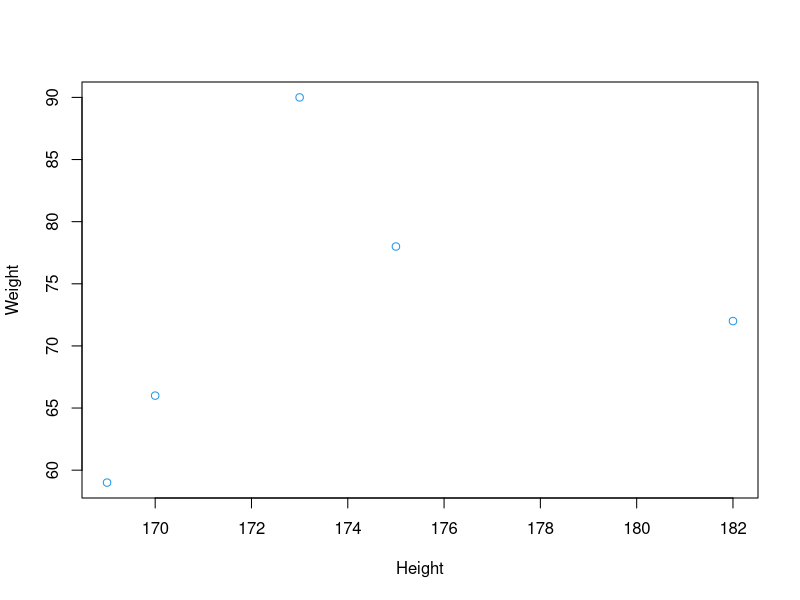

The R source for this figure:
Height = c(170,169,182,175,173)
Weight = c(66,59,72,78,90)

# choose color
# 1:black  2:red  3:green  4:blue  5:pink
plot(Height,Weight,col=4)